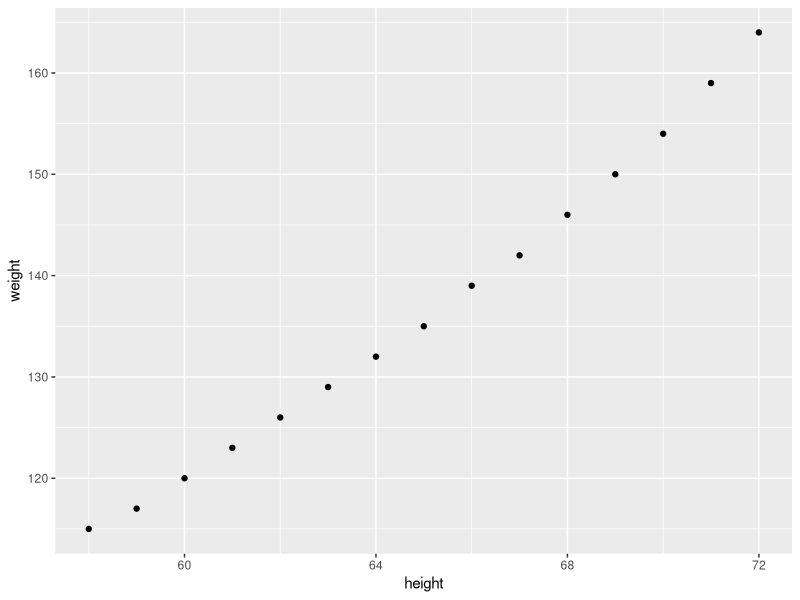
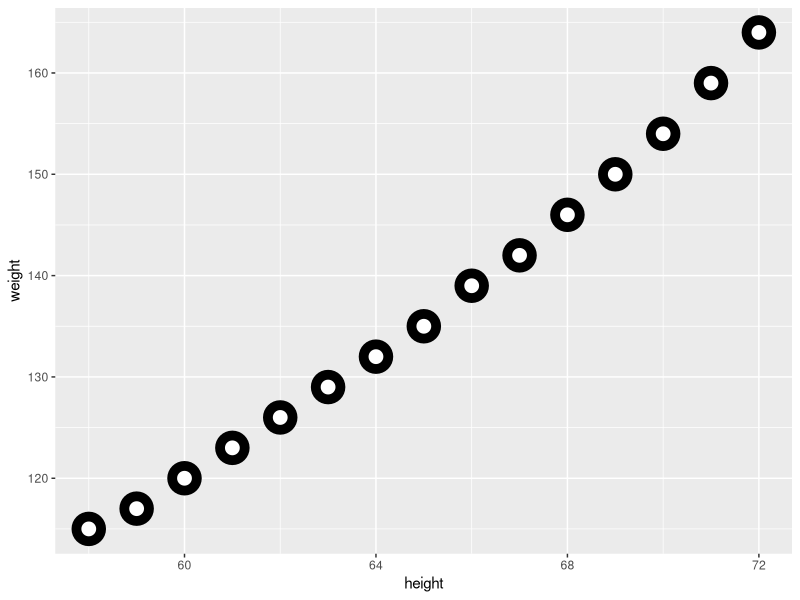

Write the R code that produced these figures, in order.
#This code chunk identifies my working directory 
#and sets it to where I want to save and fetch files
#TASK: fill in between the parentheses if needed. 
#If not needed, make the two lines a comment
#getwd(Documents)
#setwd(Documents)

#This brings the 'women' data into my environment from Base R (Run this)
women

#This code saves the women data as a dataframe with a new name
#TASK: Save the women dataset with a new name
data(women)

#This code chunk allows me to see the top 2 rows of my data
#TASK: Write the function that returns the top rows
head(women)

#This code chunk shows me the internal structure 
#Task: Write the function that shows the number of rows, columns, column names, class of columns   
str(women)

#This code chunk shows me some basic summary stats
#Such as Min, Max, Mean. Quartiles...
#Task: Write the function that gives summary stats
summary(women)

#This allows me to apply the function to just one certain column
#Task: Write the function to return the Mean of just the height column

mean(women$height)

#This allows me to save one column as its own object ('values' in the Environment)
#Task: Write the function to create an object for just the Weight column 
#and write the function to create an object for just the Height column 
#(these should show as values in the environment window, not as datasets)
just_weight<-(women$weight)
just_height<-(women$height)

#This takes the individual objects ('values' in the Environment) and creates a dataframe
#I can see the Data in the Environment 
#Task: Write the function to create a data.frame from the height and weight values you just created
head(just_height)
head(just_weight)



#This code chunk creates a subset from my dataset
#Note that the subset only appears in the Console (not the Environment)
#Task: Write the function to create a subset of the data where the height is > 65
#If I wanted to save the subset, I would need to name it as done in the code above
subset(women, height>65)


#This shows me how many rows are in my dataset and
#TASK: Write the function that returns the number of rows
nrow(women)


#This shows me how many columns are in my dataset
#TASK: Write the function that returns the number of columns
ncol(women)

#This also shows me how many rows and columns with just one function
#TASK: Write the function that returns the number of rows and columns with just one command
dim(women)

#This code will install the ggplot2 package
#TASK: Write the function that installs the ggplot2 package
install.packages("ggplot2")

  
#This code calls the ggplot2 package so I can use its functions
#Task: Write the function that 'calls' the ggplot2 package
library(ggplot2)


#This produces a scatter plot of the height and weight columns
#Task: replace the dataset name and column names in the plot function below 
#to produce a scatter plot of height and weight
ggplot(women, aes(x=height, y=weight)) + 
  geom_point()

#Optional 'Just for fun' TASK: Change the arguments for the geom point and see what happens to the plot
ggplot(women, aes(x=height, y=weight)) + 
  geom_point(shape = 21, colour = "black", fill = "white", size = 5, stroke = 5)
